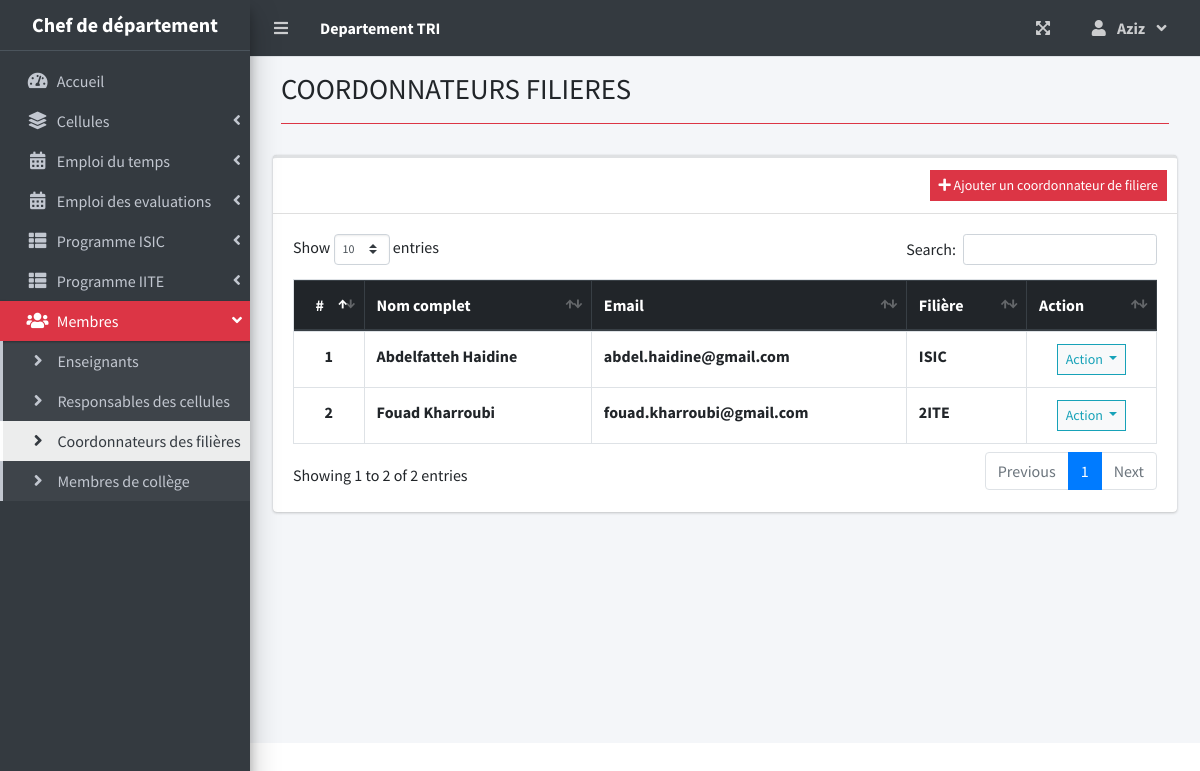
The app's page /index.php?page=filiere_list (signed in) with its own data.
### tables this page shows
CREATE TABLE `users` (
  `id` int(30) NOT NULL,
  `firstname` varchar(200) NOT NULL,
  `lastname` varchar(200) NOT NULL,
  `email` varchar(200) NOT NULL,
  `password` text NOT NULL,
  `type` tinyint(1) NOT NULL DEFAULT 2 COMMENT '1 = admin, 2 = staff',
  `avatar` text NOT NULL,
  `date_created` datetime NOT NULL DEFAULT current_timestamp(),
  `id_fonction` int(2) NOT NULL,
  `id_f_c` int(2) DEFAULT 0 COMMENT '1,2,3 pour les cellules. 4,5 pour les filieres'
);

### filiere_list.php (the view, shortened to what this page needs)
<?php
	include 'header.php'
?>
<div class="content-header">
    <div class="container-fluid">
        <div class="row mb-2">
          <div class="col-sm-6">
            <h1 class="m-0">COORDONNATEURS FILIERES</h1>
          </div>
        </div>
            <hr class="border-danger">
    </div>
</div>
<div class="col-lg-12">
	<div class="card card-outline card-success">
	<div class="card-header">
		<?php if($_SESSION['login_type'] ==1 ): ?>
			<div class="card-tools">
			<a class="btn btn-block btn-sm btn-danger btn-flat border-black" href="./index.php?page=new_user&id_fonction=2&id_f_c=45"><i class="fa fa-plus"></i> Ajouter un coordonnateur de filiere</a>
			</div>
			<?php endif; ?>
		</div>
    <div class="card-body">
			<table class="table tabe-hover table-bordered" id="list">
				<thead class = "thead-dark">
					<tr>
					<th class="text-center">#</th>
						<th>Nom complet</th>
						<th>Email</th>
						<th>Filière</th>
						<?php if($_SESSION['login_type'] ==1 ): ?>
						<th>Action</th>
						<?php endif; ?>
					</tr>
				</thead>
        <tbody>
					<?php
					$i = 1;
         			$type= array('','','','',"ISIC","2ITE");
					$qry = $conn->query("SELECT *,concat(firstname,' ',lastname) as name FROM users WHERE users.id_fonction=2 order by concat(firstname,' ',lastname) asc");
         			while($row= $qry->fetch_assoc()):
					?>
					<tr>
						<th class="text-center"><?php echo $i++ ?></th>
						<td><b><?php echo ucwords($row['name']) ?></b></td>
						<td><b><?php echo $row['email'] ?></b></td>
						<td><b><?php echo $type[$row['id_f_c']] ?></b></td>
						<?php if($_SESSION['login_type'] ==1 ): ?>
						<td class="text-center">
							<button type="button" class="btn btn-default btn-sm btn-flat border-info wave-effect text-info dropdown-toggle" data-toggle="dropdown" aria-expanded="true">
		                      Action
		                    </button>
						</td>
						<?php endif; ?>
					</tr>
				<?php endwhile; ?>
		    </tbody>
      </table>
		</div>
	</div>
</div>

### records on screen
users: name "Abdelfatteh Haidine", email "abdel.haidine@gmail.com", id_f_c "ISIC"
users: name "Fouad Kharroubi", email "fouad.kharroubi@gmail.com", id_f_c "2ITE"

### other values on screen
$_SESSION['login_firstname'] "Aziz"
